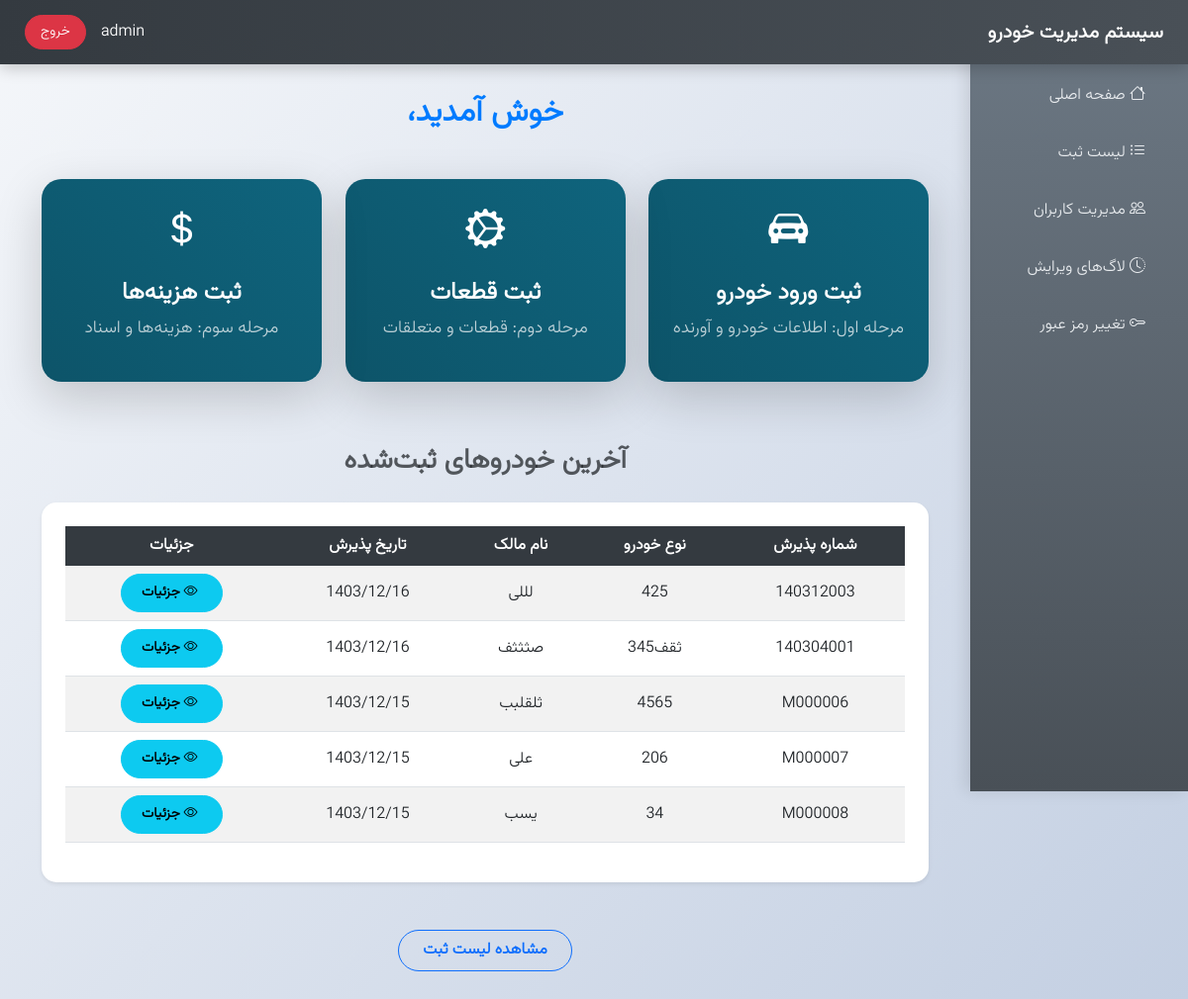
The app's page / (signed in), older data.
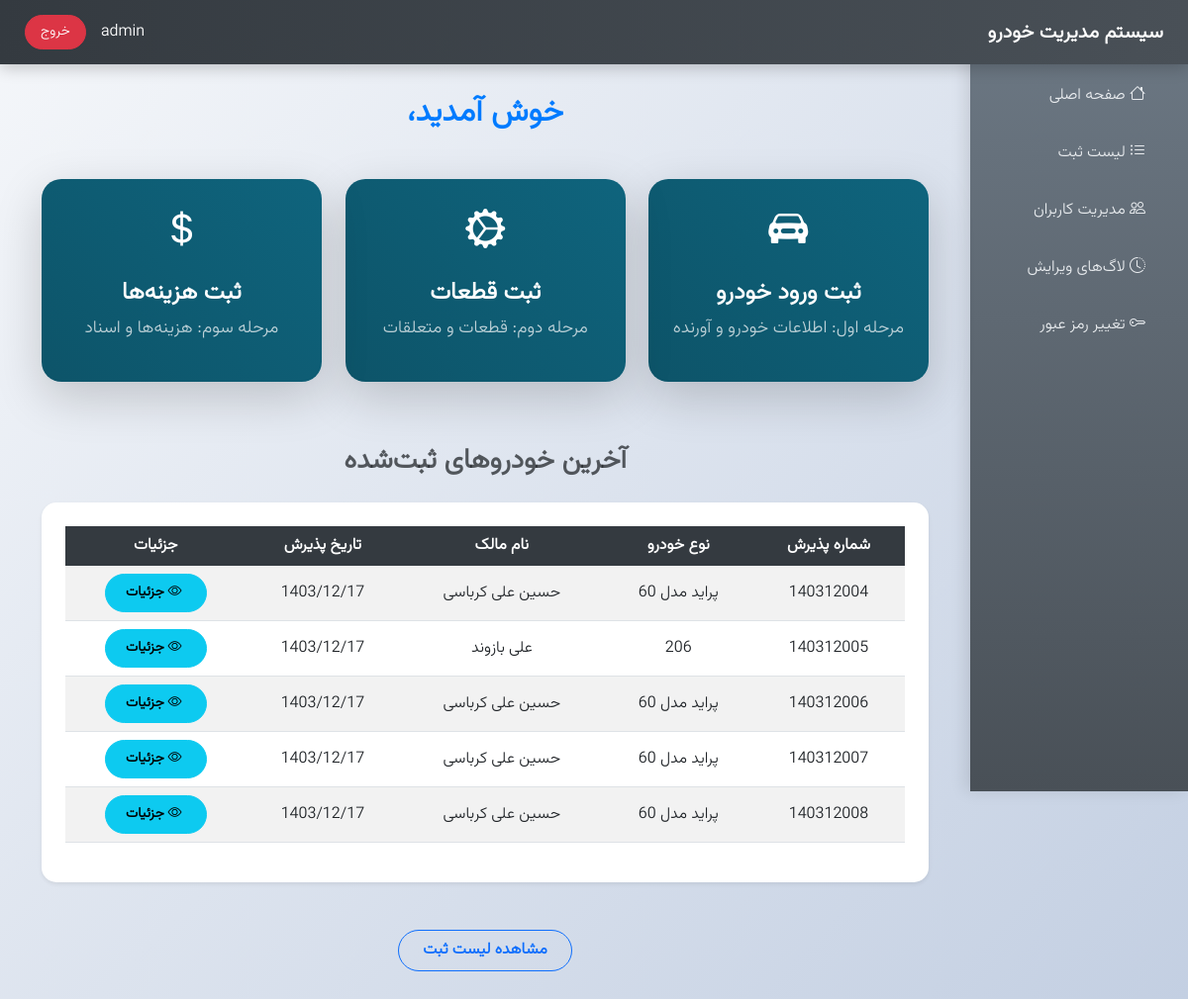
The same page, newer data.
### core/models.py (models this page shows, shortened)
class CarEntry(models.Model):
    parking_number = models.CharField(max_length=20, verbose_name="شماره پارکینگ")
    delivery_date = models.CharField(max_length=10, verbose_name="تاریخ تحویل")
    car_type = models.CharField(max_length=50, verbose_name="نوع خودرو")
    license_plate = models.CharField(max_length=30, verbose_name="شماره انتظامی")
    owner_name = models.CharField(max_length=100, verbose_name="نام مالک")
    engine_number = models.CharField(max_length=50, unique=True, verbose_name="شماره موتور")
    chassis_number = models.CharField(max_length=50, unique=True, verbose_name="شماره شاسی")
    has_cabin_plate = models.BooleanField(default=False, verbose_name="پلاک اتاق")
    acceptance_number = models.CharField(max_length=9, unique=True, editable=False, verbose_name="شماره پذیرش")
    accepted_by = models.CharField(max_length=100, verbose_name="مسئول پذیرش")  # نام و نام خانوادگی
    accepted_at = models.CharField(max_length=10, verbose_name="تاریخ پذیرش")
    edited_by = models.CharField(max_length=100, null=True, blank=True, verbose_name="ویرایش‌کننده")  # نام و نام خانوادگی
    driver_name = models.CharField(max_length=100, verbose_name="نام و نام خانوادگی راننده/آورنده")
    driver_license_plate = models.CharField(max_length=30, verbose_name="شماره پلاک راننده/آورنده")
    driver_phone = models.CharField(max_length=15, verbose_name="شماره تماس راننده/آورنده")

### core/views.py (the view)
# urls.py: path('', views.home, name='home'),
def home(request):
    if request.user.is_authenticated:
        recent_cars = CarEntry.objects.order_by('-accepted_at')[:5]
        return render(request, 'core/home.html', {'recent_cars': recent_cars})
    return redirect('login')

### core/templates/core/home.html (shortened to what the changed rows need)
{% extends 'core/base.html' %}
{% load mathfilters %}
{% block content %}
    <div class="home-container">
        <h2 class="mb-5 text-center fw-bold text-primary animate__animated animate__fadeIn">خوش آمدید، {{ user.userprofile.first_name }} {{ user.userprofile.last_name }}</h2>
        <div class="card modern-table-card shadow-sm">
            <div class="card-body p-4">
                {% if recent_cars %}
                    <div class="table-responsive">
                        <table class="table table-hover table-striped align-middle">
                            <thead class="table-dark">
                                <tr>
                                    <th>شماره پذیرش</th>
                                    <th>نوع خودرو</th>
                                    <th>نام مالک</th>
                                    <th>تاریخ پذیرش</th>
                                    <th>جزئیات</th>
                                </tr>
                            </thead>
                            <tbody>
                                {% for car in recent_cars %}
                                    <tr class="animate__animated animate__fadeInUp" style="animation-delay: {{ forloop.counter0|mul:0.1 }}s;">
                                        <td>{{ car.acceptance_number }}</td>
                                        <td>{{ car.car_type }}</td>
                                        <td>{{ car.owner_name }}</td>
                                        <td>{{ car.accepted_at }}</td>
                                        <td>
                                            <a href="{% url 'car_details' car.acceptance_number %}" class="btn btn-info btn-sm modern-btn">
                                                <i class="bi bi-eye me-1"></i> جزئیات
                                            </a>
                                        </td>
                                    </tr>
                                {% endfor %}
                            </tbody>
                        </table>
                    </div>
                {% else %}
                    <p class="text-center text-muted">هنوز خودرویی ثبت نشده است.</p>
                {% endif %}
            </div>
        </div>
    </div>
    <link rel="stylesheet" href="https://cdnjs.cloudflare.com/ajax/libs/animate.css/4.1.1/animate.min.css">
{% endblock %}

Row changes from the older to the newer data that the page shows:
no longer on this page (row unchanged): CarEntry: acceptance_number "140312003", car_type "425", owner_name "لللی", accepted_at "1403/12/16"
no longer on this page (row unchanged): CarEntry: acceptance_number "140304001", car_type "ثقف345", owner_name "صثثثف", accepted_at "1403/12/16"
no longer on this page (row unchanged): CarEntry: acceptance_number "M000006", car_type "4565", owner_name "ثلقلبب", accepted_at "1403/12/15"
no longer on this page (row unchanged): CarEntry: acceptance_number "M000007", car_type "206", owner_name "علی", accepted_at "1403/12/15"
no longer on this page (row unchanged): CarEntry: acceptance_number "M000008", car_type "34", owner_name "یسب", accepted_at "1403/12/15"
added CarEntry: acceptance_number "140312004", car_type "پراید مدل 60", owner_name "حسین علی کرباسی", accepted_at "1403/12/17"
added CarEntry: acceptance_number "140312005", car_type "206", owner_name "علی بازوند", accepted_at "1403/12/17"
added CarEntry: acceptance_number "140312006", car_type "پراید مدل 60", owner_name "حسین علی کرباسی", accepted_at "1403/12/17"
added CarEntry: acceptance_number "140312007", car_type "پراید مدل 60", owner_name "حسین علی کرباسی", accepted_at "1403/12/17"
added CarEntry: acceptance_number "140312008", car_type "پراید مدل 60", owner_name "حسین علی کرباسی", accepted_at "1403/12/17"
